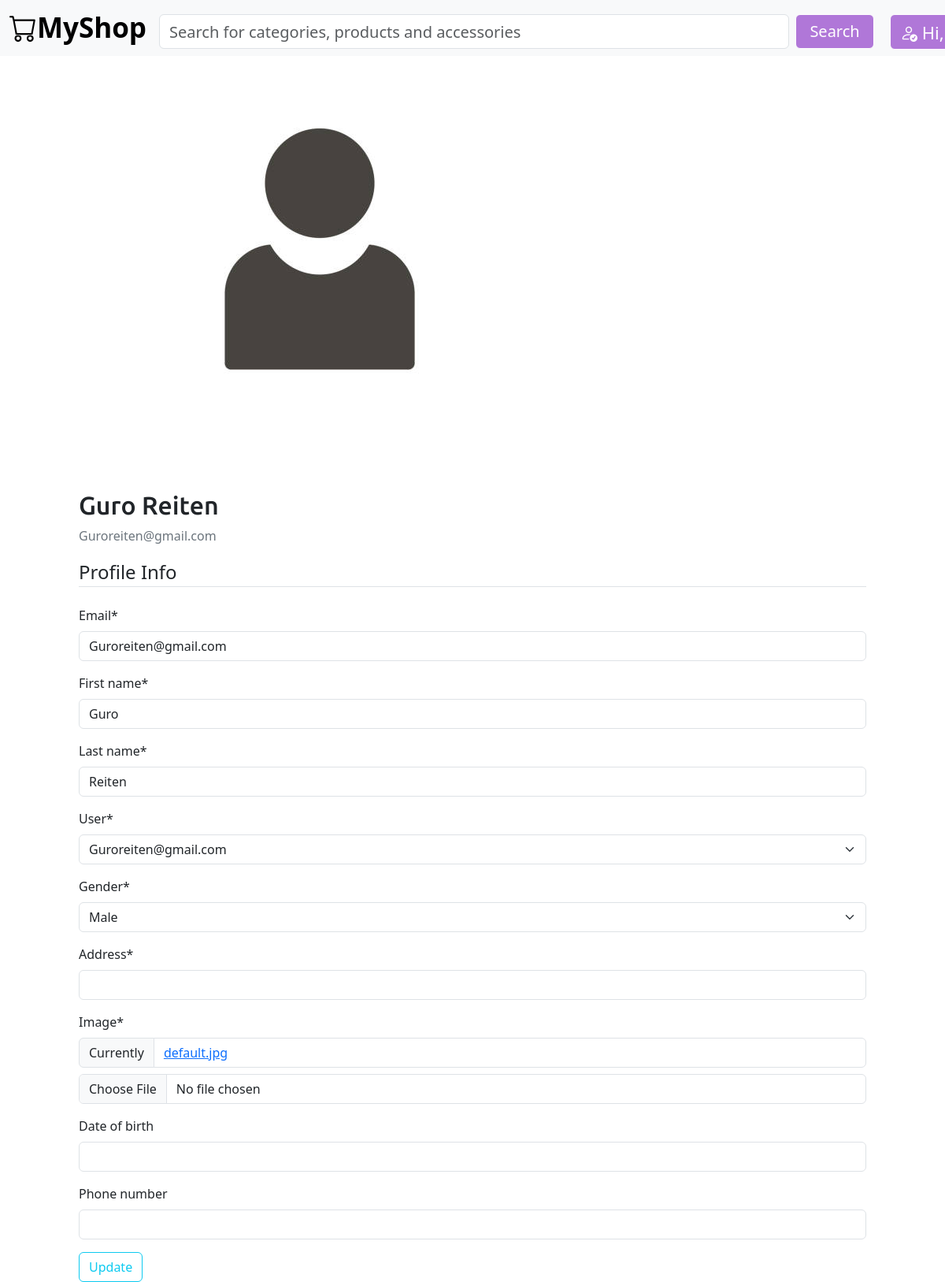
Before: /profile/ (signed in) with the older database file.
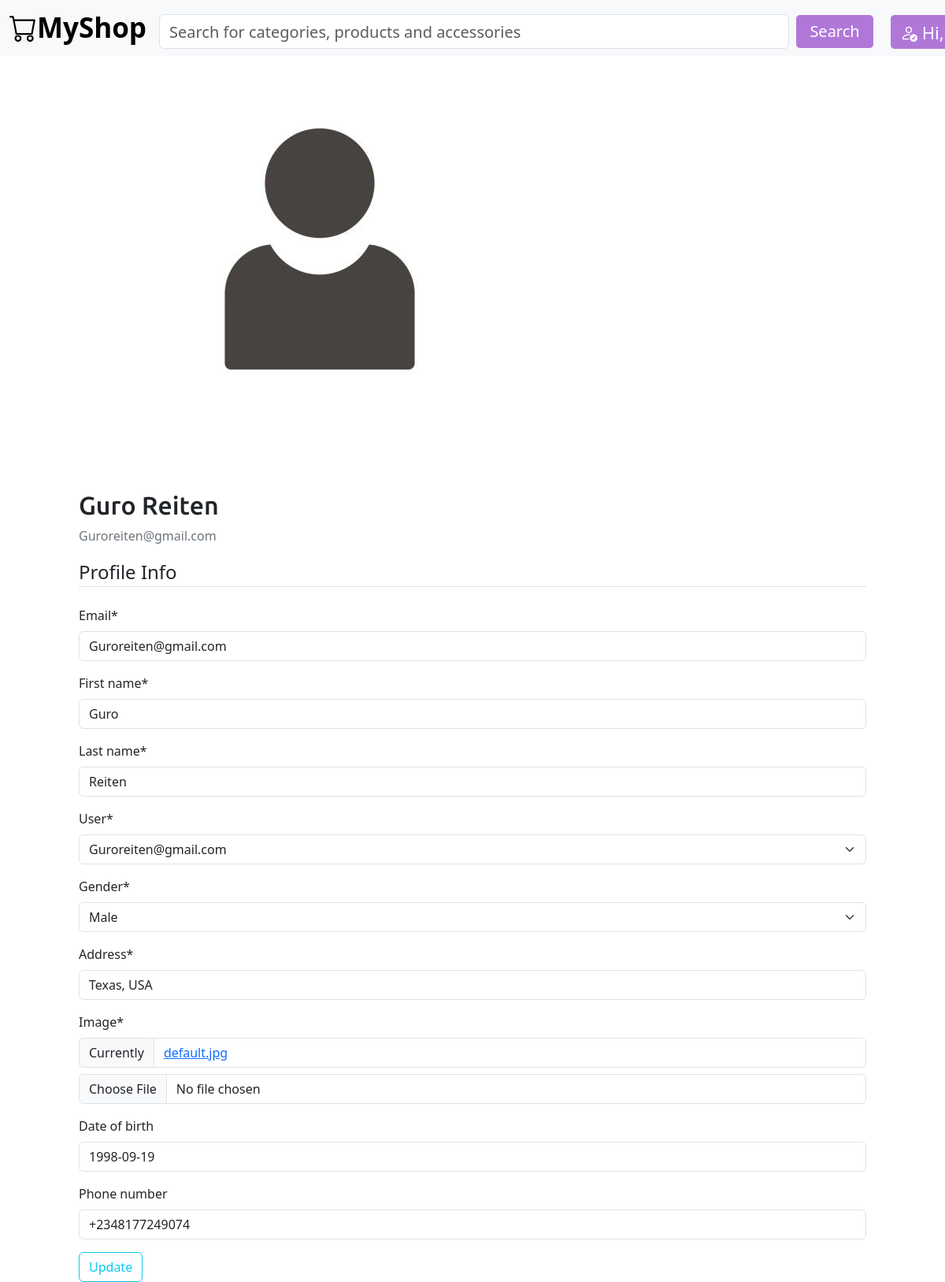
After: the same page with the newer database file.
### users/models.py (models this page shows, shortened)
class CustomUser(AbstractUser, PermissionsMixin):
    email = models.EmailField(unique=True, null=False,)
    first_name = models.CharField(max_length=30)
    last_name = models.CharField(max_length=30)
    date_joined = models.DateTimeField(default=timezone.now)
    is_active = models.BooleanField(default=True)
    username = None
    objects = CustomUserManager()
    USERNAME_FIELD = 'email'
    REQUIRED_FIELDS = []
    class Meta:
        ordering= ['email']
        indexes=[
            models.Index(fields=['email'])
        ]
        verbose_name= 'user'
        verbose_name_plural= 'users'
    def __str__(self):
        return self.email

class CustomProfile(models.Model):
    class GenderStatus(models.TextChoices):
        MALE= 'M', 'Male'
        FEMALE= 'F', 'Female'
    user= models.OneToOneField(CustomUser,
                               on_delete=models.CASCADE,)
    gender= models.CharField(max_length=1,
                             choices=GenderStatus.choices,
                             default=GenderStatus.MALE)
    address= models.CharField(max_length=250,
                              null=True)
    image= models.ImageField(upload_to= 'profile_pics',
                             default= 'default.jpg')
    date_of_birth= models.DateField(null=True,
                                    blank=True)
    phone_number = PhoneNumberField(blank= True)
    updated= models.DateTimeField(auto_now=True,)
    class Meta:
        ordering= ['-updated']
        indexes=[
            models.Index(fields=['-updated'])
        ]
        verbose_name= 'profile'
        verbose_name_plural= 'profiles'

### users/views.py (the view)
# urls.py: path('profile/', views.user_profile, name='profile')
@login_required
def user_profile(request):
    if request.method== "POST":
        user_form= UserUpdateForm(request.POST, instance= request.user)
        profile_form= ProfileUpdateForm(request.POST,
                                        request.FILES,
                                        instance=request.user.customprofile)
        if user_form.is_valid() and profile_form.is_valid():
            user_form.save()
            profile_form.save()
            messages.success(request, f'Account updated successfully!')
            return redirect('users:profile')
    else:
        user_form= UserUpdateForm(instance=request.user)
        profile_form= ProfileUpdateForm(instance=request.user.customprofile)
    return render(request,
                  'users/profile.html',
                  {'user_form': user_form,
                   'profile_form': profile_form})

### users/forms.py
class UserUpdateForm(forms.ModelForm):
    class Meta:
        model= CustomUser
        fields= ['email', 'first_name', 'last_name']

class ProfileUpdateForm(forms.ModelForm):
    class Meta:
        model = CustomProfile
        exclude= ['updated']

### cart/cart.py (called while the page is built)
    def __len__(self):
        return sum(item['quantity'] for item in self.cart.values())

### cart/context_processors.py (called while the page is built)
def cart(request):
    return {'cart': Cart(request)}

### users/templates/users/profile.html (shortened to what this page needs)
{% extends "shop/base.html" %}
{% load crispy_forms_tags %}
{% block content %}
<div class="content-section">
  <div class="media">
    <img class="rounded-circle account-img" src="{{ user.customprofile.image.url }}">
    <div class="media-body">
      <h2 class="account-heading">{{ user.first_name }} {{ user.last_name }}</h2>
      <p class="text-secondary">{{ user.email }}</p>
    </div>
  </div>
  <form action="" method="POST" enctype="multipart/form-data">
        <fieldset class="form-group">
            <legend class="border-bottom mb-4">Profile Info</legend>
            {{ user_form|crispy }}
            {{ profile_form|crispy }}
        </fieldset>
        <div class="form-group">
            <button class="btn btn-outline-info" type="submit
            ">Update</button>
        </div>
    </form>
</div>
{% endblock content%}

### shop/templates/shop/base.html (shortened to what this page needs)
{% load static %}
<!DOCTYPE html>
  <html>
    <head>
      <link href="{% static 'css/style.css' %}" rel="stylesheet">
      <link href="https://cdn.jsdelivr.net/npm/bootstrap@5.3.2/dist/css/bootstrap.min.css" rel="stylesheet">
      <link rel="stylesheet" href="https://cdn.jsdelivr.net/npm/bootstrap-icons@1.11.1/font/bootstrap-icons.css">
    </head>
    <body>
        <nav class="navbar navbar-expand-md bg-body-tertiary fixed-top nav_bar">
          <div class="container-fluid">
            <a class="navbar-brand logo" href="/"><i class="bi bi-cart"></i>MyShop</a>
            <div class="d-flex justify-content-start search_form">
              <form class="d-flex" role="search">
              <input class="form-control me-2" type="search" placeholder="Search for categories, products and accessories" aria-label="Search">
              <button class="btn btn-outline-success" type="submit">Search</button>
            </form>
            {% if user.is_authenticated %}
                <div class="btn-group user_profile ">
                  <button type="button" class="btn btn-danger dropdown-toggle" data-bs-toggle="dropdown" aria-expanded="false">
                    <i class="bi bi-person-check fa-lg"></i>
                    Hi, {{ user.first_name }}
                  </button>
                </div>
              {% endif %}
          </div>
        </nav>
      <div id="content">
        {% block content %}
        {% endblock %}
      </div>
    </body>
</html>

### shop/static/css/style.css (style rules this page uses)
body { margin:0; padding:0; font-family:helvetica, sans-serif; }
h1, h2, h3, h4, h5 , h6 { font-family: 'Ubuntu', sans-serif; font-weight:normal; }
a { text-decoration:none; color:#5993bb; }
#content { padding:0 100px; overflow:hidden; margin-top: 10px; }
.nav_bar { margin-bottom: 20px; }
.nav_bar .logo { font-weight: bold; font-size: 35px; margin-left:0; margin-top: 0; padding: 0; }
.nav_bar .user_profile button { margin-left: 20px; margin-right: 20px; font-size: 22px; height: 45px; background-color:#b077d8; color: white; border-color:white; }
.nav_bar .search_form { margin-top: 10px; margin-right: 25%; }
.nav_bar form input { width: 800px; font-size: 20px; height: 44px; }
.nav_bar form button, .nav_bar #log_in, .nav_bar #sign_up { font-size: 20px; border-color: white; width: 100px; height: 44px; background-color: #b077d8; color: white; }

Changed rows visible on the page:
changed CustomProfile "Guroreiten@gmail.com": address (not shown) → "Texas, USA"; date_of_birth (not shown) → "1998-09-19"; phone_number (not shown) → "+2348177249074"
